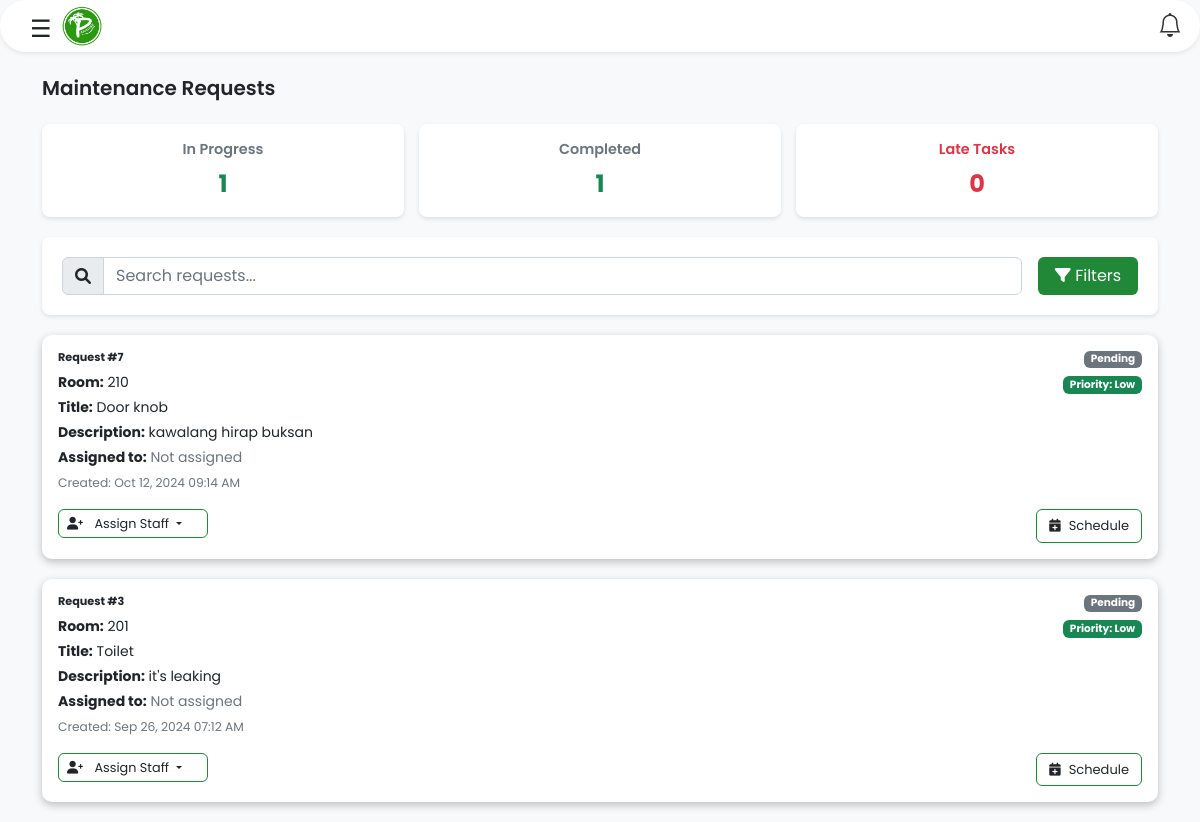
The page /maintenance-department/maintenance.php?priority=Low (signed in) on the database as committed earlier.
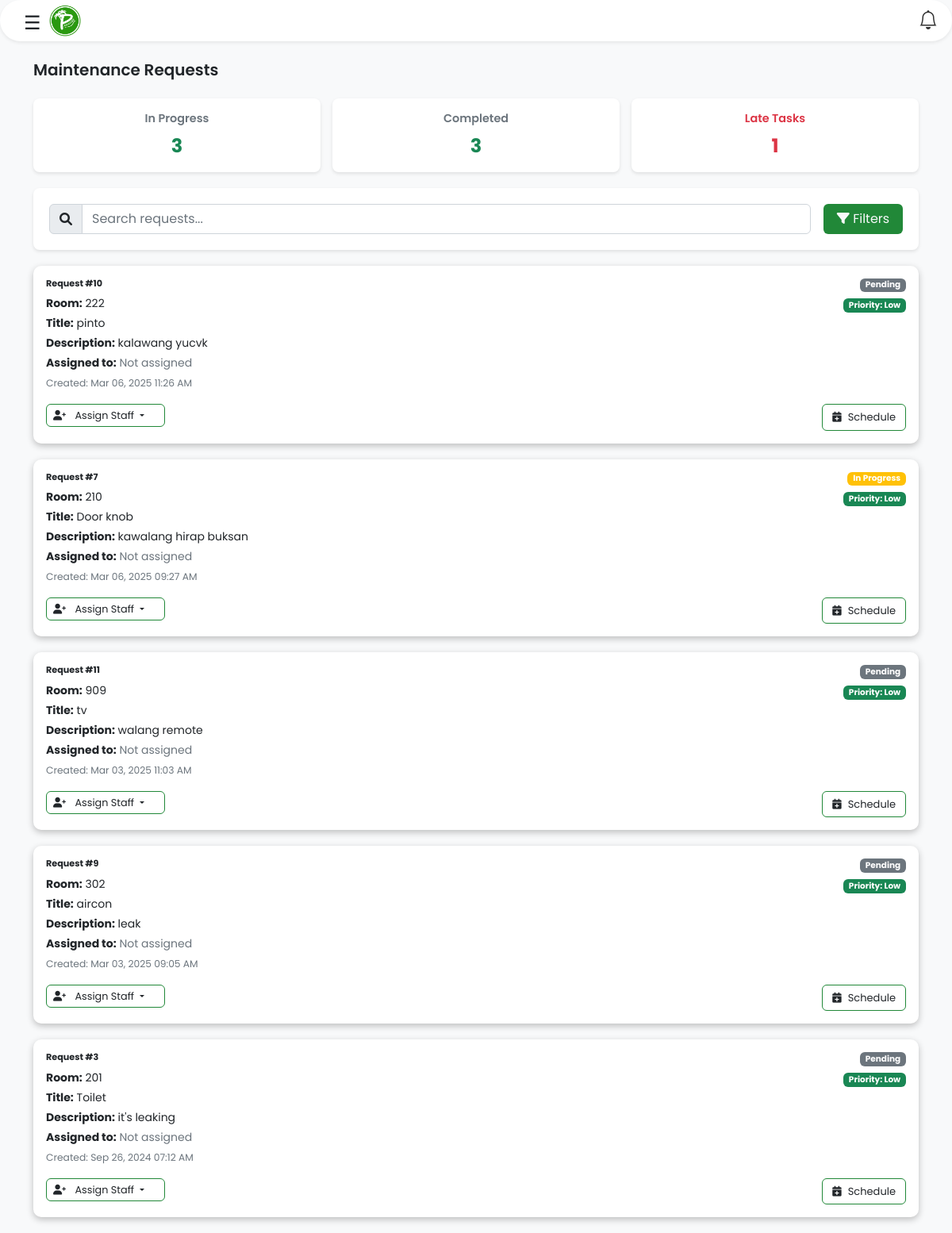
The same page on the database as committed later.
### tables this page shows
CREATE TABLE `maintenance_requests` (
  `id` int(11) NOT NULL,
  `request_title` varchar(255) NOT NULL,
  `description` text NOT NULL,
  `room_no` varchar(50) NOT NULL,
  `priority` varchar(255) NOT NULL,
  `workon` varchar(50) NOT NULL,
  `status` text NOT NULL,
  `created_at` timestamp NOT NULL DEFAULT current_timestamp() ON UPDATE current_timestamp(),
  `schedule` date DEFAULT NULL,
  `emailed` tinyint(1) DEFAULT 0
);

### maintenance-department/maintenance.php (the view, shortened to what the changed rows need)
<?php
require_once '../database.php';
$priority_filter = isset($_GET['priority']) ? $_GET['priority'] : '';
$current_date = date('Y-m-d H:i:s');
$stats_query = "SELECT
    COUNT(CASE WHEN status = 'Completed' THEN 1 END) as completed_count,
    COUNT(CASE WHEN status = 'In Progress' THEN 1 END) as working_count,
    COUNT(CASE WHEN schedule < '$current_date' AND status != 'Completed' THEN 1 END) as late_count,
    COUNT(*) as total_count
    FROM maintenance_requests";
$stats = $conn->query($stats_query)->fetch_assoc();
$requests_query = "SELECT mr.*,
                    IFNULL(GROUP_CONCAT(DISTINCT CONCAT(e.name, ' (', am.emp_id, ')') SEPARATOR ','), '') as assigned_employees,
                    IFNULL(GROUP_CONCAT(DISTINCT am.emp_id SEPARATOR ','), '') as assigned_emp_ids
                  FROM maintenance_requests mr
                  LEFT JOIN assigned_maintenance am ON mr.id = am.maintenance_request_id
                  LEFT JOIN employee e ON am.emp_id = e.emp_id
                  WHERE 1=1";
if (!empty($priority_filter)) {
    $priority_filter = $conn->real_escape_string($priority_filter);
    $requests_query .= " AND mr.priority = '$priority_filter'";
}
$requests_query .= " GROUP BY mr.id ORDER BY mr.created_at DESC";
$requests = $conn->query($requests_query);
?>
<!DOCTYPE html>
<html lang="en">
<head>
    <link href="https://cdnjs.cloudflare.com/ajax/libs/bootstrap/5.3.0/css/bootstrap.min.css" rel="stylesheet">
    <link href='https://unpkg.com/boxicons@2.0.9/css/boxicons.min.css' rel='stylesheet'>
    <link rel="stylesheet" href="https://cdn.jsdelivr.net/npm/bootstrap-icons@1.3.0/font/bootstrap-icons.css">
    <link rel="stylesheet" href="maintenance.css">
</head>
<body>
    <?php include 'nav.php'; ?>
    <div class="container mt-4">
        <div class="stats-container p-0">
            <div class="stats-card">
                <div class="stats-label fw-semibold">In Progress</div>
                <div class="stats-number"><?php echo $stats['working_count']; ?></div>
            </div>
            <div class="stats-card">
                <div class="stats-label fw-semibold">Completed</div>
                <div class="stats-number"><?php echo $stats['completed_count']; ?></div>
            </div>
            <div class="stats-card">
                <div class="stats-label fw-semibold text-danger">Late Tasks</div>
                <div class="stats-number text-danger"><?php echo $stats['late_count']; ?></div>
            </div>
        </div>
        <div class="requests-list">
            <?php if ($requests && $requests->num_rows > 0): ?>
                <?php while ($request = $requests->fetch_assoc()): ?>
                    <div class="card request-card priority-<?php echo $request['priority']; ?>">
                        <div class="card-body">
                            <div class="d-flex justify-content-between align-items-start">
                                <div>
                                    <h5 class="card-title">Request #<?php echo $request['id']; ?></h5>
                                    <p class="mb-1"><strong>Room:</strong> <?php echo $request['room_no']; ?></p>
                                    <p class="mb-1"><strong>Title:</strong> <?php echo $request['request_title']; ?></p>
                                    <p class="mb-1"><strong>Description:</strong> <?php echo $request['description']; ?></p>
                                    <p class="mb-1">
                                        <strong>Assigned to:</strong>
                                        <?php
                                        $assigned_ids = explode(',', $request['assigned_emp_ids']);
                                        $assigned_names = explode(',', $request['assigned_employees']);
                                        if (!empty($assigned_names[0])) {
                                            echo '<div class="assigned-employees">';
                                            foreach($assigned_names as $emp) {
                                                echo '<span class="badge bg-secondary me-1">' . htmlspecialchars($emp) . '</span>';
                                            }
                                            echo '</div>';
                                        } else {
                                            echo '<span class="text-muted">Not assigned</span>';
                                        }
                                        ?>
                                    </p>
                                    <small class="text-muted">Created: <?php echo date('M d, Y h:i A', strtotime($request['created_at'])); ?></small>
                                </div>
                                <div class="d-flex flex-column align-items-end">
                                    <span class="badge bg-<?php
                                        if ($request['status'] === 'Completed') {
                                            echo 'completed';
                                        } elseif ($request['status'] === 'In Progress') {
                                            echo 'working';
                                        } else {
                                            echo 'pending';
                                        }
                                    ?> mb-2">
                                        <?php echo $request['status']; ?>
                                    </span>
                                    <span class="badge bg-<?php
                                        if ($request['priority'] === 'High') {
                                            echo 'danger';
                                        } elseif ($request['priority'] === 'Medium') {
                                            echo 'warning';
                                        } else {
                                            echo 'success';
                                        }
                                    ?>">
                                        Priority: <?php echo $request['priority']; ?>
                                    </span>
                                </div>
                            </div>
                            <?php if ($request['status'] !== 'Completed'): ?>
                                <div class="mt-3 action-buttons">
                                    <div class="dropdown staff-dropdown">
                                        <button class="btn dropdown-toggle <?php echo !empty($assigned_ids[0]) ? 'assigned' : ''; ?>"
                                                type="button"
                                                id="staffDropdown_<?php echo $request['id']; ?>"
                                                data-bs-toggle="dropdown"
                                                aria-expanded="false">
                                            <i class="fas fa-user-plus me-2"></i>
                                            Assign Staff
                                        </button>
                                    </div>
                                    <?php if (!$request['schedule']): ?>
                                    <button class="btn btn-schedule" onclick="scheduleTask(<?php echo $request['id']; ?>, '<?php echo $request['assigned_employees']; ?>')">
                                        <i class="fas fa-calendar-plus me-2"></i>Schedule
                                    </button>
                                    <?php endif; ?>
                                </div>
                            <?php endif; ?>
                        </div>
                    </div>
                <?php endwhile; ?>
            <?php else: ?>
                <div class="alert alert-info">No maintenance requests found</div>
            <?php endif; ?>
        </div>
    </div>
</body>
</html>

Rows that differ between the two databases and show on the page:
added maintenance_requests: id "10", room_no "222", request_title "pinto", description "kalawang yucvk", created_at "Mar 06, 2025 11:26 AM", status "Pending", priority "Low"
changed maintenance_requests "Door knob": created_at "Oct 12, 2024 09:14 AM" → "Mar 06, 2025 09:27 AM"; status "Pending" → "In Progress"
added maintenance_requests: id "11", room_no "909", request_title "tv", description "walang remote", created_at "Mar 03, 2025 11:03 AM", status "Pending", priority "Low"
added maintenance_requests: id "9", room_no "302", request_title "aircon", description "leak", created_at "Mar 03, 2025 09:05 AM", status "Pending", priority "Low"
Other text that changed with them:
$stats['working_count']: "1" → "3"
$stats['completed_count']: "1" → "3"
$stats['late_count']: "0" → "1"
